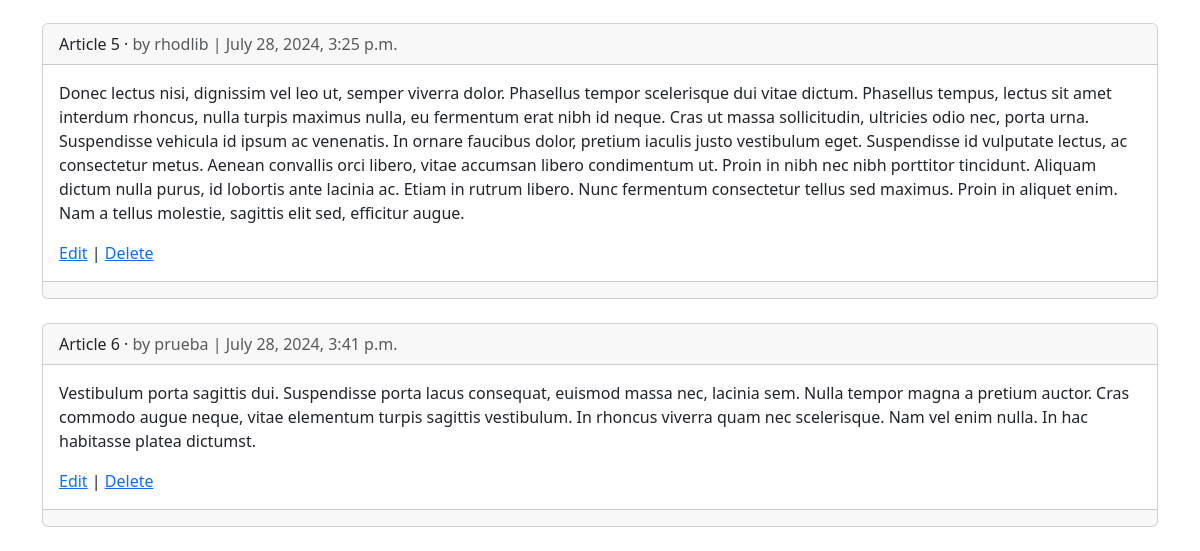
The page /articles/ (signed in, lower part) on the database as committed earlier.
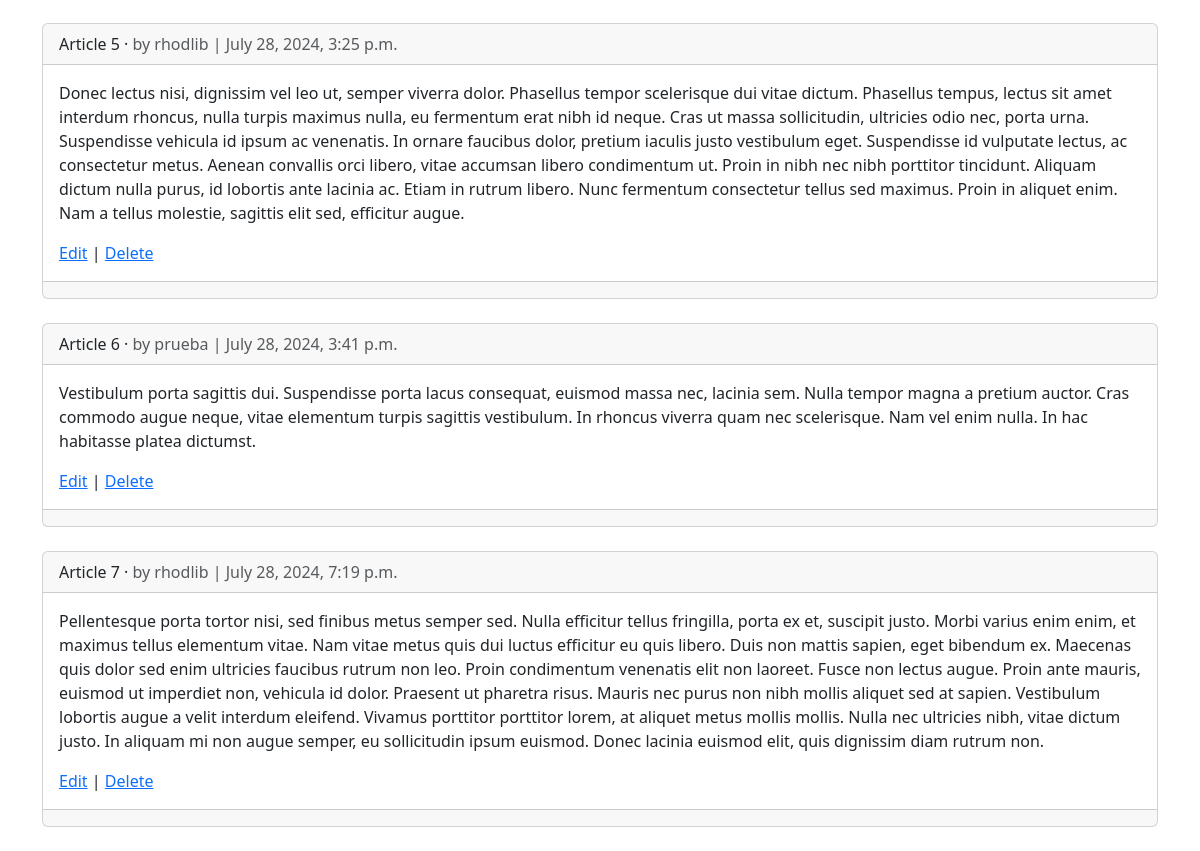
The same page on the database as committed later.
### articles/models.py (models this page shows, shortened)
class Article(models.Model):
    title = models.CharField(max_length=255)
    body = models.TextField()
    date = models.DateTimeField(auto_now_add=True)
    author = models.ForeignKey(settings.AUTH_USER_MODEL, on_delete=models.CASCADE,)

### accounts/models.py (models this page shows)
class CustomUser(AbstractUser):
    age = models.PositiveIntegerField(null=True, blank=True)

### articles/views.py (the view)
# urls.py: path("", ArticleListView.as_view(), name='article_list'),
class ArticleListView(LoginRequiredMixin, ListView):
    model = Article
    template_name = "article_list.html"

### articles/models.py (called while the page is built)
    def __str__(self):
        return self.comment

### templates/article_list.html (shortened to what this page needs)
{% extends 'base.html' %}
{% block content %}
{% for article in article_list %}
    <div class="card">
        <div class="card-header">
            <span class="font-weight-bold">{{ article.title }}</span> &middot;
            <span class="text-muted">by {{ article.author }} | {{ article.date }}</span>
        </div>
        <div class="card-body">
            <p>{{ article.body }}</p>
            <a href="{% url 'article_edit' article.pk %}">Edit</a> | <a href="{% url 'article_delete' article.pk %}">Delete</a>
        </div>
        <div class="card-footer">
        </div>
    </div>
    <br/>
{% endfor %}
{% endblock content %}

Rows that differ between the two databases and show on the page:
added Article: title "Article 7", author "rhodlib", date "July 28, 2024, 7:19 p.m.", body "Pellentesque porta tortor nisi, sed finibus metus semper sed. Nulla efficitur tellus fringilla, porta ex et, suscipit justo. Morbi varius enim enim, et maximus tellus elementum vitae. Nam vitae metus quis dui luctus efficitur eu quis libero. Duis non mattis sapien, eget bibendum ex. Maecenas quis dolor sed enim ultricies faucibus rutrum non leo. Proin condimentum venenatis elit non laoreet. Fusce non lectus augue. Proin ante mauris, euismod ut imperdiet non, vehicula id dolor. Praesent ut pharetra risus. Mauris nec purus non nibh mollis aliquet sed at sapien. Vestibulum lobortis augue a velit interdum eleifend. Vivamus porttitor porttitor lorem, at aliquet metus mollis mollis. Nulla nec…"
